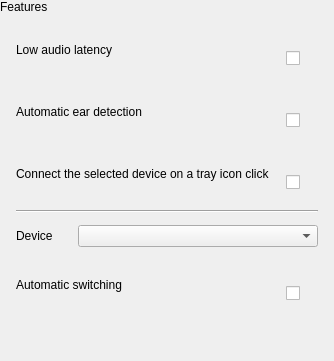
       <widget class="QWidget" name="features">
        <layout class="QVBoxLayout" name="featuresLayout">
         <property name="spacing">
          <number>6</number>
         </property>
         <property name="leftMargin">
          <number>0</number>
         </property>
         <property name="topMargin">
          <number>0</number>
         </property>
         <property name="rightMargin">
          <number>0</number>
         </property>
         <property name="bottomMargin">
          <number>0</number>
         </property>
         <item>
          <widget class="QLabel" name="lbTitleFeatures">
           <property name="text">
            <string>Features</string>
           </property>
           <property name="cssClass" stdset="0">
            <string notr="true">pageTitle</string>
           </property>
          </widget>
         </item>
         <item>
          <spacer name="spacerFeaturesTitle">
           <property name="orientation">
            <enum>Qt::Vertical</enum>
           </property>
           <property name="sizeType">
            <enum>QSizePolicy::Fixed</enum>
           </property>
           <property name="sizeHint" stdset="0">
            <size>
             <width>0</width>
             <height>10</height>
            </size>
           </property>
          </spacer>
         </item>
         <item>
          <widget class="QFrame" name="cardLowAudioLatency">
           <property name="frameShape">
            <enum>QFrame::NoFrame</enum>
           </property>
           <property name="cssClass" stdset="0">
            <string notr="true">settingCard</string>
           </property>
           <layout class="QHBoxLayout" name="cardLowAudioLatencyLayout" stretch="1,0">
            <property name="spacing">
             <number>16</number>
            </property>
            <property name="leftMargin">
             <number>16</number>
            </property>
            <property name="topMargin">
             <number>12</number>
            </property>
            <property name="rightMargin">
             <number>16</number>
            </property>
            <property name="bottomMargin">
             <number>12</number>
            </property>
            <item>
             <layout class="QVBoxLayout" name="cardLowAudioLatencyText">
              <property name="spacing">
               <number>2</number>
              </property>
              <item>
               <widget class="QLabel" name="lbLowAudioLatency">
                <property name="text">
                 <string>Low audio latency</string>
                </property>
                <property name="cssClass" stdset="0">
                 <string notr="true">cardTitle</string>
                </property>
               </widget>
              </item>
              <item>
               <widget class="QLabel" name="lbDescLowAudioLatency">
                <property name="text">
                 <string notr="true"/>
                </property>
                <property name="wordWrap">
                 <bool>true</bool>
                </property>
                <property name="cssClass" stdset="0">
                 <string notr="true">cardDescription</string>
                </property>
               </widget>
              </item>
             </layout>
            </item>
            <item>
             <widget class="QCheckBox" name="cbLowAudioLatency">
              <property name="minimumSize">
               <size>
                <width>32</width>
                <height>32</height>
               </size>
              </property>
              <property name="text">
               <string notr="true"/>
              </property>
             </widget>
            </item>
           </layout>
          </widget>
         </item>
         <item>
          <widget class="QFrame" name="cardAutoEarDetection">
           <property name="frameShape">
            <enum>QFrame::NoFrame</enum>
           </property>
           <property name="cssClass" stdset="0">
            <string notr="true">settingCard</string>
           </property>
           <layout class="QHBoxLayout" name="cardAutoEarDetectionLayout" stretch="1,0">
            <property name="spacing">
             <number>16</number>
            </property>
            <property name="leftMargin">
             <number>16</number>
            </property>
            <property name="topMargin">
             <number>12</number>
            </property>
            <property name="rightMargin">
             <number>16</number>
            </property>
            <property name="bottomMargin">
             <number>12</number>
            </property>
            <item>
             <layout class="QVBoxLayout" name="cardAutoEarDetectionText">
              <property name="spacing">
               <number>2</number>
              </property>
              <item>
               <widget class="QLabel" name="lbAutoEarDetection">
                <property name="text">
                 <string>Automatic ear detection</string>
                </property>
                <property name="cssClass" stdset="0">
                 <string notr="true">cardTitle</string>
                </property>
               </widget>
              </item>
              <item>
               <widget class="QLabel" name="lbDescAutoEarDetection">
                <property name="text">
                 <string notr="true"/>
                </property>
                <property name="wordWrap">
                 <bool>true</bool>
                </property>
                <property name="cssClass" stdset="0">
                 <string notr="true">cardDescription</string>
                </property>
               </widget>
              </item>
             </layout>
            </item>
            <item>
             <widget class="QCheckBox" name="cbAutoEarDetection">
              <property name="minimumSize">
               <size>
                <width>32</width>
                <height>32</height>
               </size>
              </property>
              <property name="text">
               <string notr="true"/>
              </property>
             </widget>
            </item>
           </layout>
          </widget>
         </item>
         <item>
          <widget class="QFrame" name="cardTrayQuickConnect">
           <property name="frameShape">
            <enum>QFrame::NoFrame</enum>
           </property>
           <property name="cssClass" stdset="0">
            <string notr="true">settingCard</string>
           </property>
           <layout class="QVBoxLayout" name="cardTrayQuickConnectLayout">
            <property name="spacing">
             <number>12</number>
            </property>
            <property name="leftMargin">
             <number>16</number>
            </property>
            <property name="topMargin">
             <number>12</number>
            </property>
            <property name="rightMargin">
             <number>16</number>
            </property>
            <property name="bottomMargin">
             <number>12</number>
            </property>
            <item>
             <layout class="QHBoxLayout" name="horizontalLayoutQuickConnect" stretch="1,0">
              <property name="spacing">
               <number>16</number>
              </property>
              <item>
               <layout class="QVBoxLayout" name="cardTrayQuickConnectText">
                <property name="spacing">
                 <number>2</number>
                </property>
                <item>
                 <widget class="QLabel" name="lbTrayQuickConnect">
                  <property name="text">
                   <string>Connect the selected device on a tray icon click</string>
                  </property>
                  <property name="cssClass" stdset="0">
                   <string notr="true">cardTitle</string>
                  </property>
                 </widget>
                </item>
                <item>
                 <widget class="QLabel" name="lbDescTrayQuickConnect">
                  <property name="text">
                   <string notr="true"/>
                  </property>
                  <property name="wordWrap">
                   <bool>true</bool>
                  </property>
                  <property name="cssClass" stdset="0">
                   <string notr="true">cardDescription</string>
                  </property>
                 </widget>
                </item>
               </layout>
              </item>
              <item>
               <widget class="QCheckBox" name="cbTrayQuickConnectEnabled">
                <property name="minimumSize">
                 <size>
                  <width>32</width>
                  <height>32</height>
                 </size>
                </property>
                <property name="text">
                 <string notr="true"/>
                </property>
               </widget>
              </item>
             </layout>
            </item>
            <item>
             <widget class="Line" name="lineQuickConnect">
              <property name="orientation">
               <enum>Qt::Horizontal</enum>
              </property>
             </widget>
            </item>
            <item>
             <layout class="QHBoxLayout" name="horizontalLayoutQuickConnectDevice" stretch="1,0">
              <property name="spacing">
               <number>16</number>
              </property>
              <item>
               <widget class="QLabel" name="lbTrayQuickConnectDevice">
                <property name="text">
                 <string>Device</string>
                </property>
                <property name="buddy">
                 <cstring>cbTrayQuickConnectDevice</cstring>
                </property>
                <property name="cssClass" stdset="0">
                 <string notr="true">cardTitle</string>
                </property>
               </widget>
              </item>
              <item>
               <widget class="QComboBox" name="cbTrayQuickConnectDevice">
                <property name="minimumSize">
                 <size>
                  <width>240</width>
                  <height>0</height>
                 </size>
                </property>
                <property name="toolTip">
                 <string>The paired Bluetooth audio device a tray icon click connects.</string>
                </property>
               </widget>
              </item>
             </layout>
            </item>
           </layout>
          </widget>
         </item>
         <item>
          <widget class="QFrame" name="cardAutoSwitch">
           <property name="frameShape">
            <enum>QFrame::NoFrame</enum>
           </property>
           <property name="cssClass" stdset="0">
            <string notr="true">settingCard</string>
           </property>
           <layout class="QHBoxLayout" name="cardAutoSwitchLayout" stretch="1,0">
            <property name="spacing">
             <number>16</number>
            </property>
            <property name="leftMargin">
             <number>16</number>
            </property>
            <property name="topMargin">
             <number>12</number>
            </property>
            <property name="rightMargin">
             <number>16</number>
            </property>
            <property name="bottomMargin">
             <number>12</number>
            </property>
            <item>
             <layout class="QVBoxLayout" name="cardAutoSwitchText">
              <property name="spacing">
               <number>2</number>
              </property>
              <item>
               <widget class="QLabel" name="lbAutoSwitch">
                <property name="text">
                 <string>Automatic switching</string>
                </property>
                <property name="cssClass" stdset="0">
                 <string notr="true">cardTitle</string>
                </property>
               </widget>
              </item>
              <item>
               <widget class="QLabel" name="lbDescAutoSwitch">
                <property name="text">
                 <string notr="true"/>
                </property>
                <property name="wordWrap">
                 <bool>true</bool>
                </property>
                <property name="cssClass" stdset="0">
                 <string notr="true">cardDescription</string>
                </property>
               </widget>
              </item>
             </layout>
            </item>
            <item>
             <widget class="QCheckBox" name="cbAutoSwitch">
              <property name="minimumSize">
               <size>
                <width>32</width>
                <height>32</height>
               </size>
              </property>
              <property name="text">
               <string notr="true"/>
              </property>
             </widget>
            </item>
           </layout>
          </widget>
         </item>
         <item>
          <spacer name="spacerFeatures">
           <property name="orientation">
            <enum>Qt::Vertical</enum>
           </property>
           <property name="sizeHint" stdset="0">
            <size>
             <width>20</width>
             <height>40</height>
            </size>
           </property>
          </spacer>
         </item>
        </layout>
       </widget>
